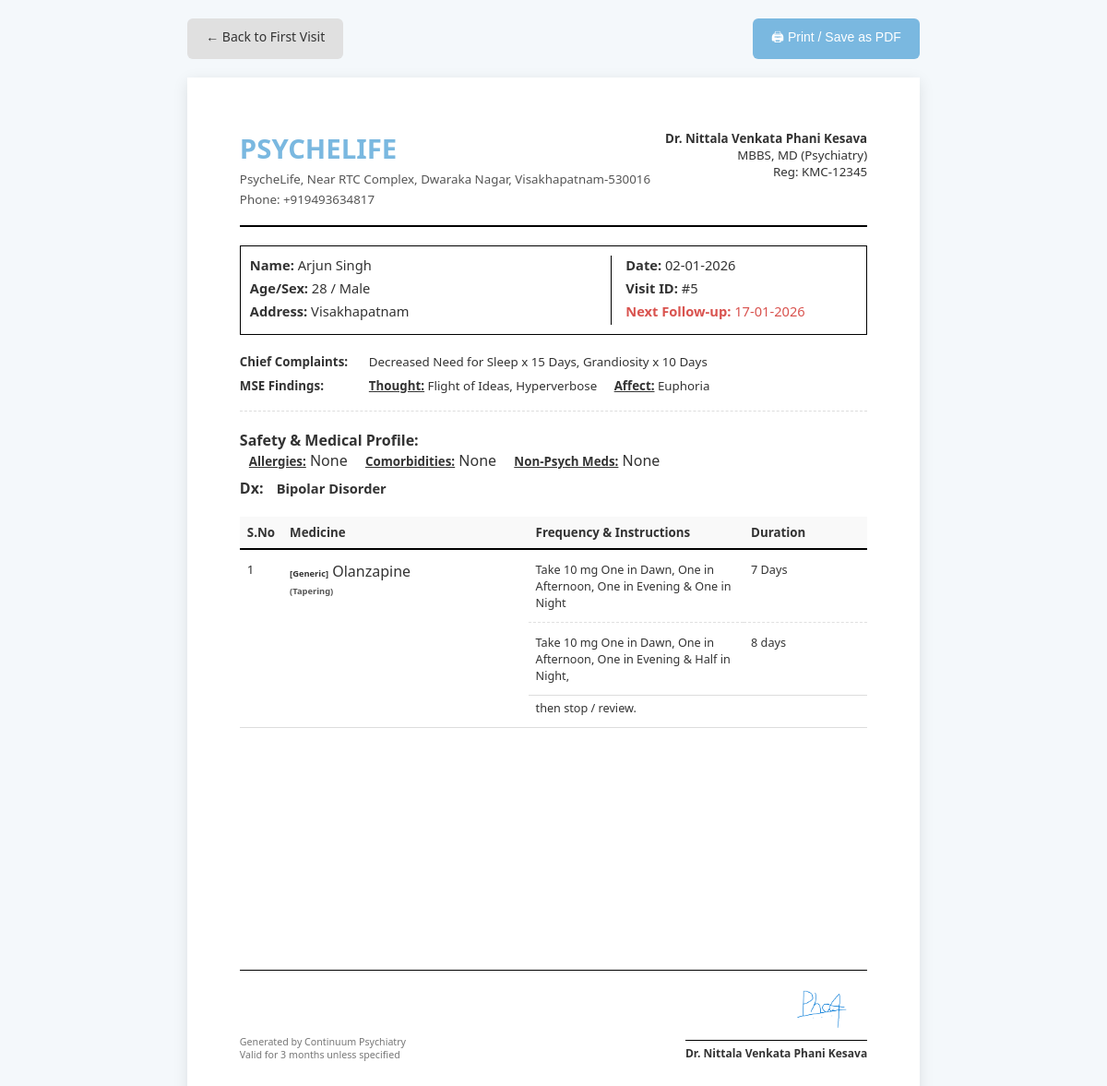
Screenshot of /preview_prescription/5 (signed in) with the database file from the repository.
### models.py (models this page shows, shortened)
class Doctor(db.Model):
    __tablename__ = 'doctors'
    id = db.Column(db.Integer, primary_key=True)
    username = db.Column(db.String(80), unique=True, nullable=False)
    password_hash = db.Column(db.String(120), nullable=False)
    full_name = db.Column(db.String(100)) # e.g. "Dr. John Doe"
    clinic_name = db.Column(db.String(200))
    kmc_code = db.Column(db.String(50))
    address_text = db.Column(db.Text)
    social_handle = db.Column(db.String(100)) # e.g. "@drjohnpsych"
    signature_filename = db.Column(db.String(200)) # Path to uploaded image
    phone = db.Column(db.String(20))
    email = db.Column(db.String(120))
    patients = db.relationship('Patient', backref='doctor', lazy=True)

class Patient(db.Model):
    __tablename__ = 'patients'
    id = db.Column(db.Integer, primary_key=True)
    name = db.Column(db.String(100), nullable=False)
    age = db.Column(db.Integer, nullable=False)
    sex = db.Column(db.String(10), nullable=False)
    address = db.Column(db.Text)
    doctor_id = db.Column(db.Integer, db.ForeignKey('doctors.id'), nullable=False)
    phone = db.Column(db.String(20))  # Optional Phone
    attender_name = db.Column(db.String(100))
    attender_relation = db.Column(db.String(50))
    attender_reliability = db.Column(db.String(10))  # 'Yes' or 'No'
    personal_notes = db.Column(db.Text)  # Doctor's personal ID notes
    visits = db.relationship('Visit', backref='patient', lazy=True, cascade='all, delete-orphan')

class Visit(db.Model):
    __tablename__ = 'visits'
    id = db.Column(db.Integer, primary_key=True)
    patient_id = db.Column(db.Integer, db.ForeignKey('patients.id'), nullable=False)
    date = db.Column(db.Date, nullable=False)
    visit_type = db.Column(db.String(20), nullable=False)  # 'First' or 'Follow-up'
    provisional_diagnosis = db.Column(db.Text)
    differential_diagnosis = db.Column(db.Text)
    next_visit_date = db.Column(db.Date)
    note = db.Column(db.Text)
    symptom_entries = db.relationship('SymptomEntry', backref='visit', lazy=True, cascade='all, delete-orphan')
    medication_entries = db.relationship('MedicationEntry', backref='visit', lazy=True, cascade='all, delete-orphan')
    side_effect_entries = db.relationship('SideEffectEntry', backref='visit', lazy=True, cascade='all, delete-orphan')
    mse_entries = db.relationship('MSEEntry', backref='visit', lazy=True, cascade='all, delete-orphan')
    stressor_entries = db.relationship('StressorEntry', backref='visit', lazy=True, cascade='all, delete-orphan')
    personality_entries = db.relationship('PersonalityEntry', backref='visit', lazy=True, cascade='all, delete-orphan')
    safety_profile = db.relationship('SafetyMedicalProfile', backref='visit', uselist=False, cascade='all, delete-orphan')

class SymptomEntry(db.Model):
    __tablename__ = 'symptom_entries'
    id = db.Column(db.Integer, primary_key=True)
    visit_id = db.Column(db.Integer, db.ForeignKey('visits.id'), nullable=False)
    symptom_name = db.Column(db.String(200), nullable=False)
    score_onset = db.Column(db.Float)
    score_progression = db.Column(db.Float)
    score_current = db.Column(db.Float, nullable=False)
    duration_text = db.Column(db.String(100))
    note = db.Column(db.Text)

class MSEEntry(db.Model):
    __tablename__ = 'mse_entries'
    id = db.Column(db.Integer, primary_key=True)
    visit_id = db.Column(db.Integer, db.ForeignKey('visits.id'), nullable=False)
    category = db.Column(db.String(50), nullable=False)  # 'Thought', 'Perception', 'Affect'
    finding_name = db.Column(db.String(200))
    score_onset = db.Column(db.Float)
    score_progression = db.Column(db.Float)
    score_current = db.Column(db.Float, nullable=False)  # Renamed from 'score'
    duration = db.Column(db.String(100))
    note = db.Column(db.Text)
    score = db.Column(db.Integer, default=0)

class SafetyMedicalProfile(db.Model):
    __tablename__ = 'safety_medical_profiles'
    id = db.Column(db.Integer, primary_key=True)
    visit_id = db.Column(db.Integer, db.ForeignKey('visits.id'), nullable=False)
    drug_allergies = db.Column(db.Text)
    medical_comorbidities = db.Column(db.Text)
    non_psychiatric_meds = db.Column(db.Text)

class MedicationEntry(db.Model):
    __tablename__ = 'medication_entries'
    id = db.Column(db.Integer, primary_key=True)
    visit_id = db.Column(db.Integer, db.ForeignKey('visits.id'), nullable=False)
    drug_name = db.Column(db.String(200), nullable=False)
    drug_type = db.Column(db.String(50))  # 'Brand' or 'Generic'
    dose_mg = db.Column(db.String(50))
    frequency = db.Column(db.String(20))
    duration_text = db.Column(db.String(100))
    note = db.Column(db.Text)  # Instructions (Before/After food)
    is_tapering = db.Column(db.Boolean, default=False)
    taper_plan = db.Column(db.Text, nullable=True)  # JSON array of steps

### app.py (the view, shortened to what this page needs)
@app.route('/preview_prescription/<int:visit_id>')
@login_required
def preview_prescription(visit_id):
    visit = Visit.query.get_or_404(visit_id)
    patient = visit.patient
    include_qr = request.args.get('include_qr') == 'true'
    lifchart_url = None
    qr_image_b64 = None
    return render_template('preview_prescription.html',
                         patient=patient,
                         visit=visit,
                         lifchart_url=lifchart_url,
                         qr_image_b64=qr_image_b64)

### templates/preview_prescription.html (shortened to what this page needs)
<!DOCTYPE html>
<html lang="en">
<head>
</head>
<body>
    <div class="action-bar">
        <a href="{{ url_for('first_visit') }}" class="btn btn-secondary">← Back to First Visit</a>
        <button onclick="window.print()" class="btn btn-primary">🖨 Print / Save as PDF</button>
    </div>
    <div class="prescription-paper">
        <div class="rx-header">
            <div class="hospital-info">
                <h1>{{ guest_doctor.clinic if guest else (patient.doctor.clinic_name or "ElevenEleven Health") }}</h1>
                <p>{{ guest_doctor.address if guest else (patient.doctor.address_text or "Psychiatry & Wellness Center") }}</p>
                <p>Phone: {{ guest_doctor.phone if guest else (patient.doctor.phone or "") }}</p>
            </div>
            <div class="doctor-info">
                <p><strong>Dr. {{ guest_doctor.name if guest else (patient.doctor.full_name or session.get('username')|title) }}</strong></p>
                <p>{{ guest_doctor.qualification if guest else "MBBS, MD (Psychiatry)" }}</p>
                <p>Reg: {{ guest_doctor.registration if guest else (patient.doctor.kmc_code or "KMC-12345") }}</p>
            </div>
        </div>
        <div class="patient-info-box">
            <div class="info-left">
                <div class="info-row"><strong>Name:</strong> {{ guest_patient.name if guest else patient.name }}</div>
                <div class="info-row"><strong>Age/Sex:</strong> {{ guest_patient.age if guest else patient.age }} / {{ guest_patient.sex if guest else patient.sex }}</div>
                <div class="info-row"><strong>Address:</strong> {{ guest_patient.address if guest else patient.address }}</div>
            </div>
            <div class="info-right">
                <div class="info-row"><strong>Date:</strong> {{ visit.date.strftime('%d-%m-%Y') if visit.date else "Today" }}</div>
                <div class="info-row"><strong>Visit ID:</strong> #{{ visit.id if not guest else "Guest" }}</div>
                {% if visit.next_visit_date %}
                <div class="info-row" style="margin-top: 5px; color: #d9534f;">
                    <strong>Next Follow-up:</strong> {{ visit.next_visit_date.strftime('%d-%m-%Y') }}
                </div>
                {% endif %}
            </div>
        </div>
        {% if visit.symptom_entries or visit.side_effect_entries or visit.mse_entries %}
        <div class="clinical-section">
            {% if visit.symptom_entries %}
            <div class="clinical-row">
                <div class="clinical-label">Chief Complaints:</div>
                <div class="clinical-data">
                    {% for s in visit.symptom_entries %}
                        {{ s.symptom_name }}{% if s.duration_text %} x {{ s.duration_text }}{% endif %}{% if not loop.last %}, {% endif %}
                    {% endfor %}
                </div>
            </div>
            {% endif %}
            {% if visit.mse_entries %}
                {% set thoughts = [] %}
                {% set perceptions = [] %}
                {% set affects = [] %}
                {% if thoughts or perceptions or affects %}
                <div class="clinical-row">
                    <div class="clinical-label">MSE Findings:</div>
                    <div class="clinical-data">
                        {% if thoughts %}
                            <div class="mse-group"><span>Thought:</span> {{ thoughts|join(', ') }}</div>
                        {% endif %}
                        {% if affects %}
                            <div class="mse-group"><span>Affect:</span> {{ affects|join(', ') }}</div>
                        {% endif %}
                    </div>
                </div>
                {% endif %}
            {% endif %}
        </div>
        {% endif %}
        {% if visit.safety_profile and (visit.safety_profile.drug_allergies or visit.safety_profile.medical_comorbidities or visit.safety_profile.non_psychiatric_meds) %}
        <div class="clinical-row" style="flex-direction: column;">
            <div class="clinical-label" style="width: 100%; ">Safety & Medical Profile:</div>
            <div class="clinical-data" style="padding-left: 10px;">
                {% if visit.safety_profile.drug_allergies %}
                    <div class="mse-group"><span>Allergies:</span> {{ visit.safety_profile.drug_allergies }}</div>
                {% endif %}
                {% if visit.safety_profile.medical_comorbidities %}
                    <div class="mse-group"><span>Comorbidities:</span> {{ visit.safety_profile.medical_comorbidities }}</div>
                {% endif %}
                {% if visit.safety_profile.non_psychiatric_meds %}
                    <div class="mse-group"><span>Non-Psych Meds:</span> {{ visit.safety_profile.non_psychiatric_meds }}</div>
                {% endif %}
            </div>
        </div>
        {% endif %}
        {% if visit.provisional_diagnosis %}
        <div style="margin-bottom: 20px; font-weight: bold;">
            <span style="font-size: 12pt;">Dx:</span>
            <span style="font-size: 11pt; margin-left: 10px;">{{ visit.provisional_diagnosis }}</span>
        </div>
        {% endif %}
        <table class="rx-table">
            <thead>
                <tr>
                    <th style="width: 5%;">S.No</th>
                    <th style="width: 40%;">Medicine</th>
                    <th style="width: 35%;">Frequency & Instructions</th>
                    <th style="width: 20%;">Duration</th>
                </tr>
            </thead>
            <tbody>
                {% for entry in visit.medication_entries %}
                {% if entry.is_tapering and entry.taper_plan %}
                    {% set plan = entry.taper_plan|from_json %}
                    {% set plan_length = plan|length %}
                    {% set outer_index = loop.index %}
                    {% for step in plan %}
                    <tr>
                        {% if loop.first %}
                        <td rowspan="{{ plan_length + 1 }}" style="vertical-align: top;">{{ outer_index }}</td>
                        <td rowspan="{{ plan_length + 1 }}" style="vertical-align: top;">
                            <div style="font-size: 12pt;">
                                {% if entry.drug_type == 'Gen' or entry.drug_type == 'Generic' %}<span style="font-weight: bold; font-size: 7pt;">[Generic]</span> {% endif %}{{ entry.drug_name }}
                            </div>
                            <div style="font-weight: bold; font-size: 7pt; color: #555; margin-top: 4px;">(Tapering)</div>
                        </td>
                        {% endif %}
                        <td style="vertical-align: top; {% if not loop.last %}border-bottom: 1px dashed #e0e0e0;{% endif %}">
                            <div style="font-size: 9.5pt;">
                                Take {% if step.dose_mg %}{{ step.dose_mg }} {% endif %}{{ format_frequency(step.frequency) }}{% if loop.last %},{% endif %}
                            </div>
                        </td>
                        <td style="vertical-align: top; {% if not loop.last %}border-bottom: 1px dashed #e0e0e0;{% endif %}">
                            <div style="font-size: 9.5pt;">{{ step.duration_text }}</div>
                        </td>
                    </tr>
                    {% endfor %}
                    <tr>
                        <td style="vertical-align: top; padding-top: 4px;">
                            <div style="font-size: 9.5pt;">then stop / review.</div>
                        </td>
                        <td style="vertical-align: top;"></td>
                    </tr>
                {% endif %}
                {% endfor %}
            </tbody>
        </table>
        <div class="rx-footer">
            <div style="font-size: 8pt; color: #777;">
                Generated by Continuum Psychiatry<br>
                Valid for 3 months unless specified
            </div>
            <div style="text-align: right;">
                {% if guest and guest_signature_b64 %}
                    <img style="max-height: 50px; display: block; margin-left: auto;">
                {% elif not guest and patient.doctor.signature_filename %}
                    <img src="{{ url_for('static', filename='signatures/' + patient.doctor.signature_filename) }}" style="max-height: 60px; display: block; margin-left: auto;">
                {% else %}
                    <div style="height: 50px;"></div>
                {% endif %}
                <div style="border-top: 1px solid #000; padding-top: 5px; margin-top: 5px; display: inline-block;">
                    <strong>Dr. {{ guest_doctor.name if guest else (patient.doctor.full_name or session.get('username')|title) }}</strong>
                </div>
            </div>
        </div>
    </div>
</body>
</html>

### rows the page displays
Doctor: clinic_name "PSYCHELIFE", address_text "PsycheLife, Near RTC Complex, Dwaraka Nagar, Visakhapatnam-530016", phone "+919493634817", full_name "Nittala Venkata Phani Kesava", kmc_code "KMC-12345", signature_filename (picture)
Patient: name "Arjun Singh", age "28", sex "Male", address "Visakhapatnam"
Visit: date "02-01-2026", id "5", next_visit_date "17-01-2026", provisional_diagnosis "Bipolar Disorder"
SymptomEntry: symptom_name "Decreased Need for Sleep", duration_text "15 Days"
SymptomEntry: symptom_name "Grandiosity", duration_text "10 Days"
MSEEntry: finding_name "Euphoria"
SafetyMedicalProfile: safety_profile.drug_allergies "None", safety_profile.medical_comorbidities "None", safety_profile.non_psychiatric_meds "None"
MedicationEntry: is_tapering "1", drug_type "[Generic]", drug_name "Olanzapine", dose_mg "10 mg", frequency "One in Dawn, One in Afternoon, One in Evening & One in Night", duration_text "7 Days", dose_mg "10 mg", frequency "One in Dawn, One in Afternoon, One in Evening & Half in Night", duration_text "8 days"

### other values shown
{{ guest_doctor.qualification if guest else "MBBS, MD (Psychiatry)" }} "MBBS, MD (Psychiatry)"
{{ thoughts|join(', ') }} "Flight of Ideas, Hyperverbose"
